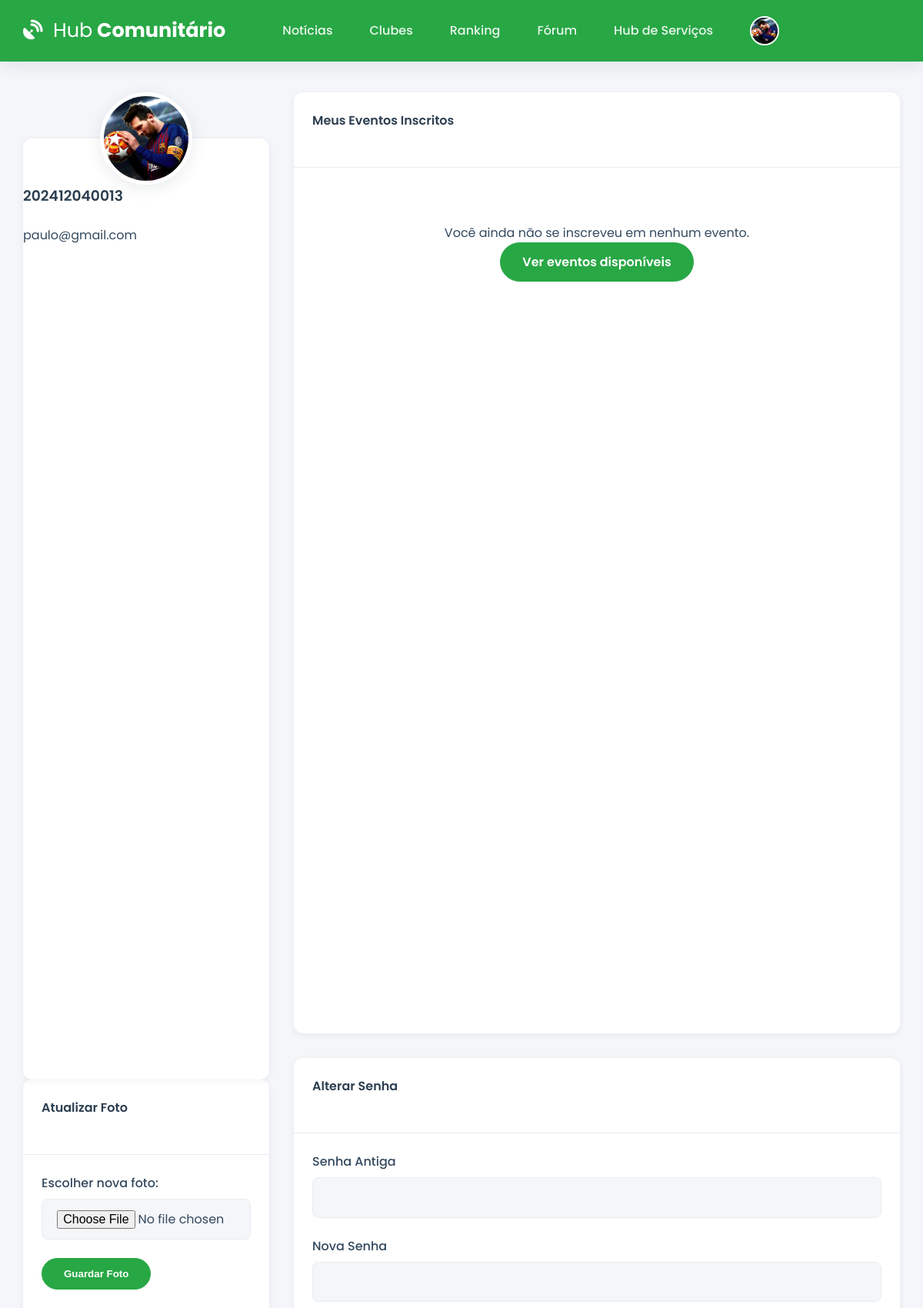
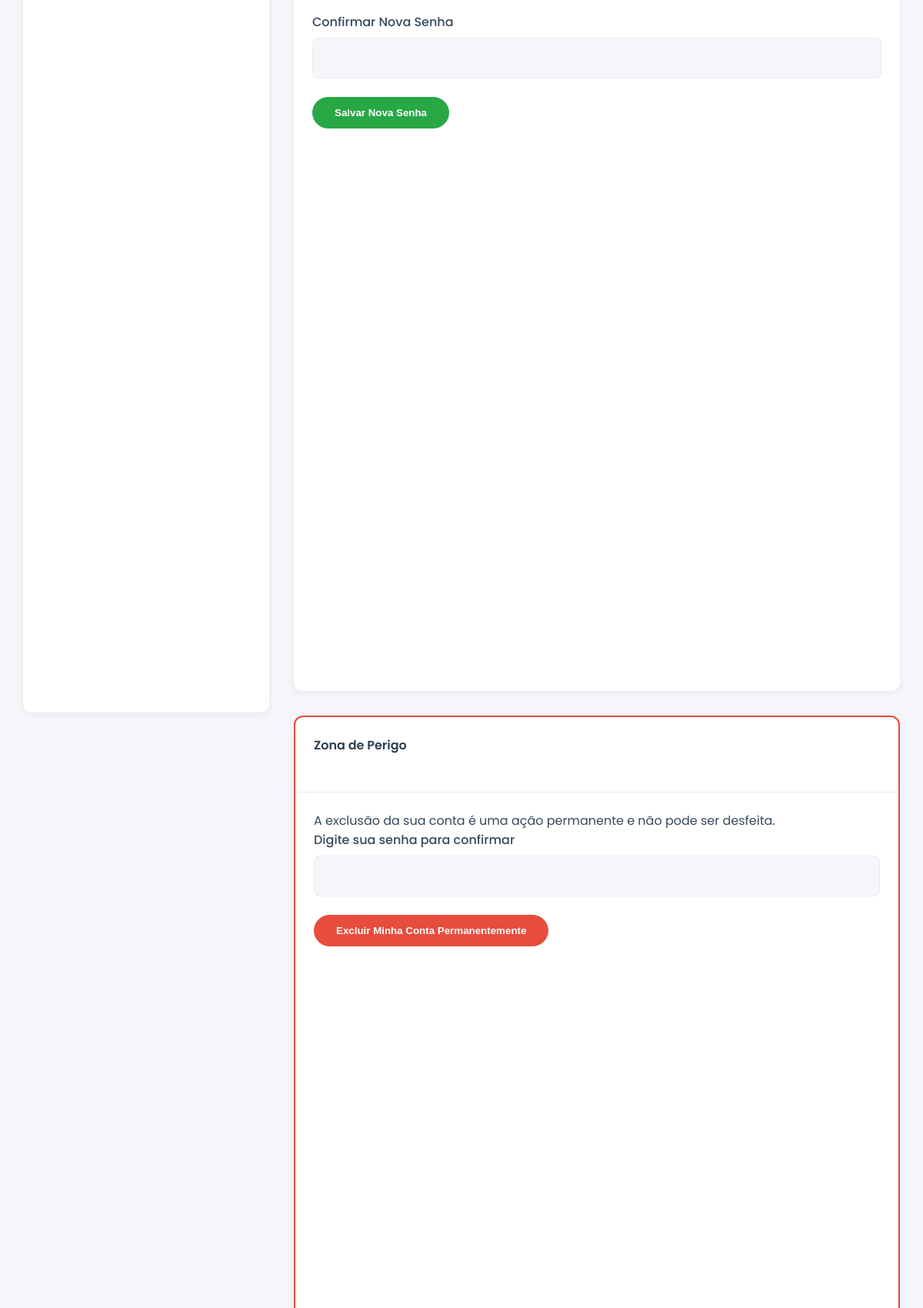
Page /account (signed in, upper part) on the committed database (2 pictures, top to bottom).
### app.py (models this page shows, shortened)
class User(db.Model):
    id = db.Column(db.Integer, primary_key=True)
    email = db.Column(db.String(120), unique=True, nullable=False)
    username = db.Column(db.String(12), unique=True, nullable=False)
    password_hash = db.Column(db.String(256), nullable=False)
    image_file = db.Column(db.String(100), nullable=False, default='default.jpg')
    eventos_inscritos = db.relationship('Evento', secondary=inscricao_evento_tabela, back_populates='alunos_inscritos', lazy='dynamic')
    clubes_membro = db.relationship('Clube', secondary=membros_clube_tabela, back_populates='membros', lazy='dynamic')
    topicos_criados = db.relationship('ForumTopico', backref='autor', lazy='dynamic', cascade="all, delete-orphan")
    posts_criados = db.relationship('ForumPost', backref='autor', lazy='dynamic', cascade="all, delete-orphan")

### app.py (the view, shortened to what this page needs)
@app.route('/account', methods=['GET', 'POST'])
@login_required
def account():
    image_file = url_for('static', filename='profile_pics/' + g.user.image_file)
    return render_template('account.html', image_file=image_file, eventos=g.user.eventos_inscritos)

### app.py (called while the page is built)
@app.before_request
def load_logged_in_user():
    user_id = session.get('user_id')
    g.user = User.query.get(user_id) if user_id else None
    if user_id and g.user is None:
        session.clear()

def login_required(f):
    @wraps(f)
    def decorated_function(*args, **kwargs):
        if g.user is None:
            flash('Você precisa fazer login para acessar esta página.', 'warning')
            return redirect(url_for('login'))
        return f(*args, **kwargs)
    return decorated_function

@app.context_processor
def inject_user_and_year():
    return dict(current_user_data=g.user, current_year=datetime.now(timezone.utc).year)

### templates/account.html (shortened to what this page needs)
{% extends 'base.html' %}
{% block content %}
<div class="account-grid">
    <div class="account-sidebar">
        <div class="card text-center">
            <img class="account-img" src="{{ image_file }}" alt="Foto de Perfil">
            <h3>{{ current_user_data.username }}</h3>
            <p class="text-muted">{{ current_user_data.email }}</p>
        </div>
        <div class="card">
            <div class="card-header"><h4>Atualizar Foto</h4></div>
            <div class="card-body">
                <form action="{{ url_for('account') }}" method="POST" enctype="multipart/form-data">
                    <div class="form-group">
                        <label for="picture">Escolher nova foto:</label>
                        <input type="file" name="picture" class="form-input" id="picture">
                    </div>
                    <button type="submit" class="btn">Guardar Foto</button>
                </form>
            </div>
        </div>
    </div>
    <div class="account-main">
        <div class="card">
            <div class="card-header"><h4>Meus Eventos Inscritos</h4></div>
            <div class="card-body">
                {% if eventos and eventos.count() > 0 %}
                    <ul class="course-list">
                        {% for evento in eventos %}
                            <li class="list-item">
                                <span>{{ evento.titulo }}</span>
                                <a href="{{ url_for('detalhe_evento', evento_id=evento.id) }}" class="btn btn-secondary">Ver</a>
                            </li>
                        {% endfor %}
                    </ul>
                {% else %}
                    <div class="empty-state">
                        <p>Você ainda não se inscreveu em nenhum evento.</p>
                        <a href="{{ url_for('eventos') }}" class="btn">Ver eventos disponíveis</a>
                    </div>
                {% endif %}
            </div>
        </div>
        <div class="card" style="margin-top: 2rem;">
            <div class="card-header"><h4>Alterar Senha</h4></div>
            <div class="card-body">
                <form action="{{ url_for('change_password') }}" method="POST">
                    <div class="form-group">
                        <label for="old_password">Senha Antiga</label>
                        <input type="password" name="old_password" id="old_password" class="form-input" required>
                    </div>
                    <div class="form-group">
                        <label for="new_password">Nova Senha</label>
                        <input type="password" name="new_password" id="new_password" class="form-input" required>
                    </div>
                    <div class="form-group">
                        <label for="confirm_password">Confirmar Nova Senha</label>
                        <input type="password" name="confirm_password" id="confirm_password" class="form-input" required>
                    </div>
                    <button type="submit" class="btn">Salvar Nova Senha</button>
                </form>
            </div>
        </div>
        <div class="card" style="margin-top: 2rem; border: 2px solid #e74c3c;">
            <div class="card-header"><h4>Zona de Perigo</h4></div>
            <div class="card-body">
                <p class="text-muted">A exclusão da sua conta é uma ação permanente e não pode ser desfeita.</p>
                <form action="{{ url_for('delete_account') }}" method="POST" onsubmit="return confirm('Tem certeza absoluta que deseja excluir sua conta? Esta ação é irreversível.');">
                     <div class="form-group">
                        <label for="password_delete">Digite sua senha para confirmar</label>
                        <input type="password" name="password" id="password_delete" class="form-input" required>
                    </div>
                    <button type="submit" class="btn btn-danger">Excluir Minha Conta Permanentemente</button>
                </form>
            </div>
        </div>
    </div>
</div>
{% endblock %}

### templates/base.html (shortened to what this page needs)
<!DOCTYPE html>
<html lang="pt-br">
<head>
    <link rel="stylesheet" href="https://cdnjs.cloudflare.com/ajax/libs/font-awesome/6.5.2/css/all.min.css" />
    <link rel="stylesheet" href="{{ url_for('static', filename='css/style.css') }}">
</head>
<body>
    <header class="header">
        <div class="container">
            <nav class="navbar">
                <a class="navbar-brand" href="{{ url_for('noticias') if current_user_data else url_for('login') }}">
                    <i class="fas fa-satellite-dish"></i> <strong>Hub</strong> Comunitário
                </a>
                <div class="nav-links" id="nav-links">
                    {% if current_user_data %}
                        <a class="nav-item" href="{{ url_for('noticias') }}">Notícias</a>
                        <a class="nav-item" href="{{ url_for('clubes') }}">Clubes</a>
                        <a class="nav-item" href="{{ url_for('ranking') }}">Ranking</a>
                        <a class="nav-item" href="{{ url_for('forum') }}">Fórum</a>
                        <a class="nav-item" href="{{ url_for('hub_servicos') }}">Hub de Serviços</a>
                        <div class="nav-item user-menu">
                             <a class="user-menu-trigger" href="#">
                                 <img src="{{ url_for('static', filename='profile_pics/' + current_user_data.image_file) }}" class="nav-profile-image">
                                 <span>{{ current_user_data.username }}</span> <i class="fas fa-chevron-down dropdown-icon"></i>
                            </a>
                        </div>
                    {% else %}
                        <a href="{{ url_for('login') }}" class="nav-item">Entrar</a>
                        <a href="{{ url_for('register') }}" class="nav-item btn btn-outline">Registar</a>
                    {% endif %}
                </div>
            </nav>
        </div>
    </header>
    <main class="container">
        {% block content %}{% endblock %}
    </main>
</body>
</html>

### static/css/style.css (style rules this page uses)
:root { --ifpb-green: #28a745; --ifpb-green-dark: #218838; --dark-blue: #2c3e50; --light-gray: #ecf0f1; --medium-gray: #bdc3c7; --text-color: #34495e; --light-text: #7f8c8d; --background-color: #f4f6f9; --surface-color: #ffffff; --border-color: #e9ecef; --font-family-base: 'Poppins', sans-serif; --shadow-sm: 0 2px 8px rgba(44, 62, 80, 0.07); --shadow-md: 0 5px 20px rgba(44, 62, 80, 0.1); --border-radius: 12px; }
* { box-sizing: border-box; margin: 0; padding: 0; }
html { height: 100%; }
body { font-family: var(--font-family-base); background-color: var(--background-color); color: var(--text-color); display: flex; flex-direction: column; min-height: 100%; }
.container { width: 95%; max-width: 1200px; margin: 0 auto; }
main.container { flex-grow: 1; padding-top: 2.5rem; padding-bottom: 2.5rem; }
h1, h2, h3, h4 { font-weight: 600; color: var(--dark-blue); margin-bottom: 1.5rem; }
a { color: var(--ifpb-green); text-decoration: none; transition: color 0.2s; }
.header { background-color: var(--ifpb-green); padding: 0.8rem 0; box-shadow: var(--shadow-md); position: sticky; top: 0; z-index: 1000; }
.navbar { display: flex; justify-content: space-between; align-items: center; }
.navbar-brand { font-weight: 700; font-size: 1.6rem; color: var(--surface-color); }
.navbar-brand i { margin-right: 0.5rem; }
.navbar-brand strong { font-weight: 400; }
.nav-links { display: flex; align-items: center; gap: 1rem; }
.nav-item { color: rgba(255, 255, 255, 0.9); font-weight: 500; padding: 0.5rem 1rem; border-radius: var(--border-radius); transition: background-color 0.2s; }
.nav-profile-image { width: 38px; height: 38px; border-radius: 50%; margin-right: 10px; object-fit: cover; border: 2px solid var(--surface-color); }
.user-menu { position: relative; }
.user-menu-trigger { display: flex; align-items: center; cursor: pointer; }
.user-menu-trigger .dropdown-icon { font-size: 0.8em; margin-left: 0.5rem; transition: transform 0.2s; }
.card { background-color: var(--surface-color); border-radius: var(--border-radius); box-shadow: var(--shadow-sm); transition: all 0.3s ease-in-out; display: flex; flex-direction: column; height: 100%; }
.card .card-header { padding: 1.5rem; border-bottom: 1px solid var(--border-color); display: flex; justify-content: space-between; align-items: center; }
.card .card-body { padding: 1.5rem; flex-grow: 1; }
.btn { background-color: var(--ifpb-green); border: 1px solid var(--ifpb-green); color: #fff; font-weight: 600; padding: 0.75rem 1.75rem; border-radius: 50px; transition: all 0.3s ease; cursor: pointer; text-align: center; display: inline-flex; align-items: center; gap: 0.5rem; justify-content: center; }
.btn.btn-danger { background-color: #e74c3c; border-color: #e74c3c; }
.form-group { margin-bottom: 1.5rem; text-align: left; }
.form-label, label { display: block; margin-bottom: 0.5rem; font-weight: 500; }
.form-input, textarea.form-input { width: 100%; padding: 0.8rem 1.2rem; border-radius: 0.5rem; border: 1px solid var(--border-color); background-color: var(--background-color); transition: all 0.2s; font-size: 1rem; font-family: var(--font-family-base); }
.account-grid { display: grid; grid-template-columns: 1fr; gap: 2rem; }
@media (min-width: 992px) { .account-grid { grid-template-columns: 320px 1fr; } }
.account-sidebar .card.text-center { padding-top: 60px; margin-top: 60px; position: relative; }
.account-img { position: absolute; top: -60px; left: 50%; transform: translateX(-50%); height: 120px; width: 120px; border-radius: 50%; object-fit: cover; border: 5px solid var(--surface-color); box-shadow: var(--shadow-md); z-index: 2; }
.empty-state { text-align: center; padding: 3rem 1rem; }

### rows in the picture
User: image_file (picture), username "202412040013", email "paulo@gmail.com"
